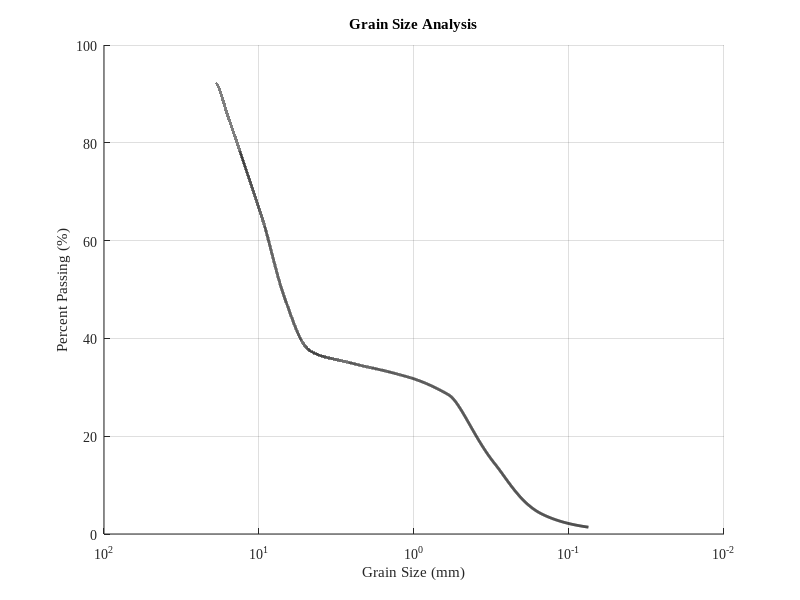

Write MATLAB code to recreate this figure.
% Script for Grain Size Analysis Curve. The code was written by Carolyn
% Miller, with guidance from Bob McKillop (P.Eng), who willingly provided
% students with an example code. The curve demonstrates the relationship
% between the grain size(mm) and the percent passing (%) of the soil
% tested in the Grain Size Analysis lab. 

clc, clear, format compact, close all 
% Experimental data
% Grain size has units of mm, and percent passing is measured as percents
grain_size = [37.5, 26.5, 22.4, 19.0, 16.0, 9.50, 6.70, 4.75, 2.36,...
              1.18, 0.6, 0.3, 0.15, 0.075];
          
percent_passing = [100, 94.5, 93.6, 92.3, 85.8, 64.4, 47.5, 37.6, 34.7,...
                   32.4, 28.5, 14.3, 4.1, 1.4];
                 
% ----- Plotting the experimental data
%semilogx(grain_size, percent_passing, 'ok', 'markerfacecolor', 'k') 
xlabel('Grain Size (mm)','FontName', 'times new roman')
ylabel('Percent Passing (%)', 'FontName', 'times new roman') 
title('Grain Size Analysis', 'FontName', 'times new roman')
grid on 
set(gca, 'xdir', 'reverse', 'FontName', 'times new roman')

% ----- Interpolating and plotting using pchip
d_plot = linspace(min(grain_size), max(grain_size),100000); 
pp_plot = interp1(grain_size, percent_passing, d_plot,'pchip'); 
hold on 
semilogx(d_plot, pp_plot,'-k', 'linewidth', 2) 
 
% ----- Finding d_50 using interpolation and plotting the result
 d_50 = interp1(percent_passing, grain_size, 50, 'pchip') 
 %semilogx(d_50, 50,'ks', 'markerfacecolor', 'k', 'markersize', 8) 
hold off 

% Changing background figure colour from grey to white
set(gcf, 'color', 'w')
% ----------------------------------------------------------- end of script
